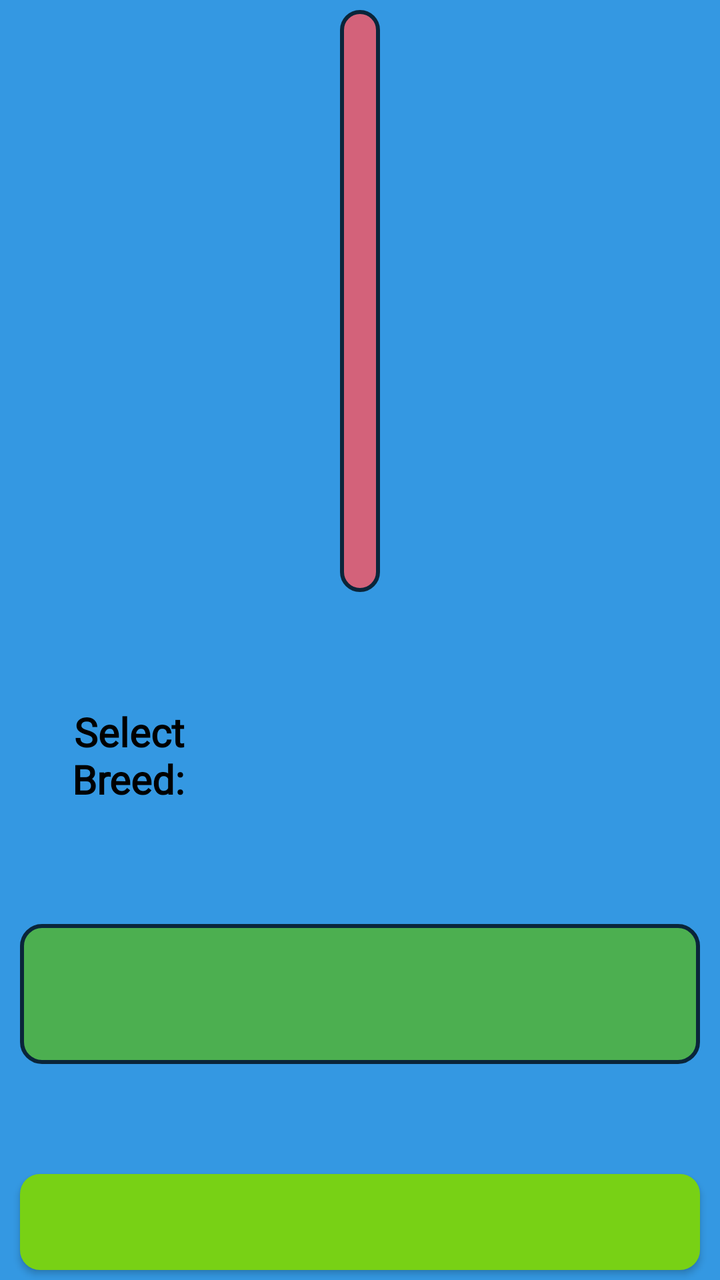
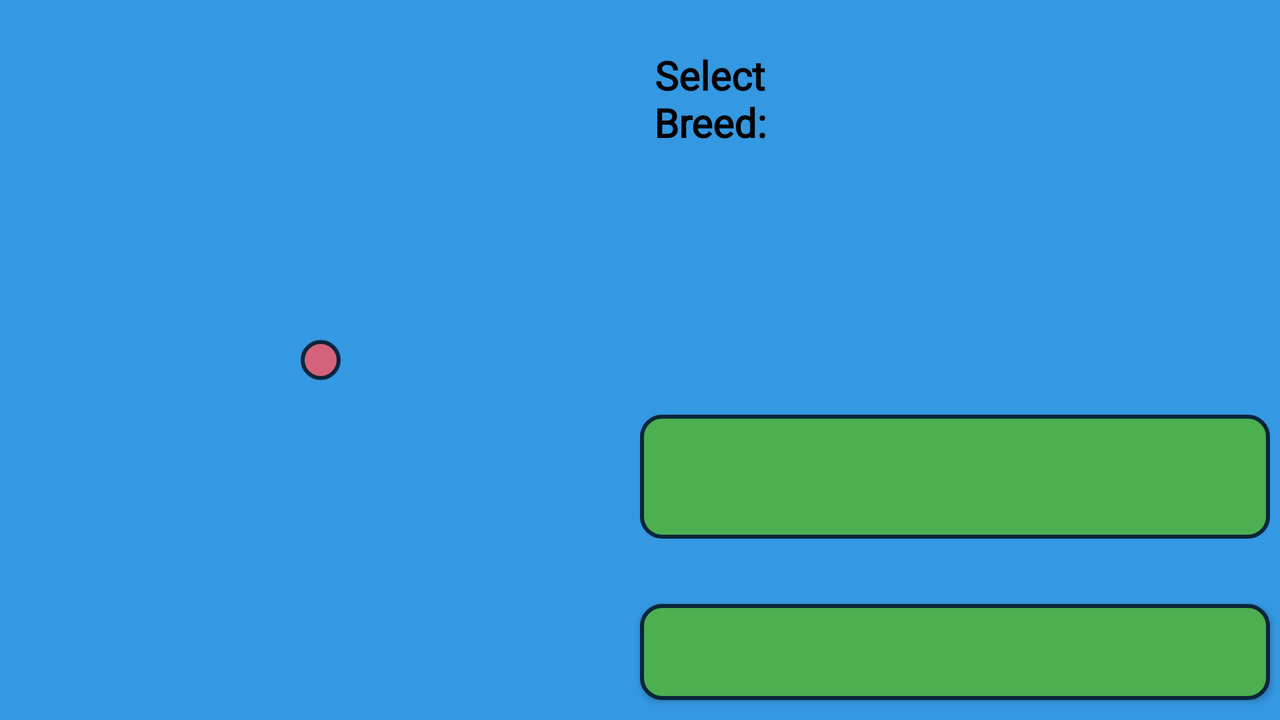

First picture: res/layout/ on a phone held upright. Second picture: the repository's own variant of that layout, on a device whose configuration matches the variant's folder. Source for both follows.
<!-- AndroidManifest.xml: application theme AppTheme -->
<!-- res/layout/activity_identify_breed.xml -->
<?xml version="1.0" encoding="utf-8"?>
<androidx.constraintlayout.widget.ConstraintLayout xmlns:android="http://schemas.android.com/apk/res/android"
    xmlns:app="http://schemas.android.com/apk/res-auto"
    xmlns:tools="http://schemas.android.com/tools"
    android:layout_width="match_parent"
    android:layout_height="match_parent"
    android:background="@color/background_clr"
    tools:context=".IdentifyBreed">


    <LinearLayout
        android:id="@+id/linearLayout8"
        android:layout_width="match_parent"
        android:layout_height="0dp"
        android:baselineAligned="false"
        android:gravity="center|center_vertical"
        android:orientation="vertical"
        app:layout_constraintBottom_toTopOf="@+id/breed_button_id"
        app:layout_constraintEnd_toEndOf="parent"
        app:layout_constraintStart_toStartOf="parent"
        app:layout_constraintTop_toTopOf="parent">

        <LinearLayout
            android:id="@+id/linearLayout2"
            android:layout_width="match_parent"
            android:layout_height="0dp"
            android:layout_marginTop="5dp"
            android:layout_weight="1"
            android:gravity="center"
            android:orientation="vertical"
            app:layout_constraintEnd_toEndOf="parent"
            app:layout_constraintStart_toStartOf="parent"
            app:layout_constraintTop_toTopOf="parent">

            <ImageView
                android:id="@+id/image_id"
                android:layout_width="wrap_content"
                android:layout_height="match_parent"
                android:adjustViewBounds="true"
                android:background="@drawable/image_style"
                android:contentDescription="@string/identify_breed_image_view"
                android:padding="10dp"
                android:scaleType="fitCenter"
                android:src="@drawable/dogo_beagle_7"
                tools:layout_editor_absoluteX="68dp" />


        </LinearLayout>


        <LinearLayout
            android:id="@+id/linearLayout7"
            android:layout_width="match_parent"
            android:layout_height="0dp"
            android:layout_weight="1"
            android:orientation="vertical"
            app:layout_constraintBottom_toTopOf="@+id/breed_button_id"
            app:layout_constraintEnd_toEndOf="parent"
            app:layout_constraintStart_toStartOf="parent">


            <LinearLayout
                android:id="@+id/linearLayout4"
                android:layout_width="match_parent"
                android:layout_height="wrap_content"
                android:layout_gravity="center"
                android:layout_marginTop="10dp"
                android:gravity="center"
                android:orientation="vertical"
                app:layout_constraintTop_toBottomOf="@+id/linearLayout5">


                <TextView
                    android:id="@+id/text_breed_id"
                    android:layout_width="wrap_content"
                    android:layout_height="0dp"
                    android:layout_gravity="center|top"
                    android:layout_weight="1"
                    android:fontFamily="@font/fredericka_the_great"
                    android:textAlignment="center"
                    android:textColor="@color/color_bright_blue"
                    android:textSize="24sp"
                    android:textStyle="bold"
                    app:layout_constraintBottom_toTopOf="@+id/breed_button_id"
                    app:layout_constraintEnd_toEndOf="parent"
                    app:layout_constraintStart_toStartOf="parent"
                    app:layout_constraintTop_toBottomOf="@+id/linearLayout4">


                </TextView>


            </LinearLayout>

            <LinearLayout
                android:id="@+id/linearLayout5"
                android:layout_width="match_parent"
                android:layout_height="wrap_content"
                android:layout_marginLeft="10dp"
                android:layout_marginTop="10dp"
                android:layout_marginRight="10dp"
                android:baselineAligned="false"
                android:orientation="horizontal"
                app:layout_constraintEnd_toEndOf="parent"
                app:layout_constraintTop_toTopOf="parent">

                <LinearLayout
                    android:id="@+id/spinner_Label_Layout"
                    android:layout_width="0dp"
                    android:layout_height="match_parent"
                    android:layout_weight="1"
                    android:orientation="horizontal">

                    <TextView
                        android:id="@+id/label_spinner"
                        android:layout_width="match_parent"
                        android:layout_height="wrap_content"
                        android:layout_gravity="center_vertical"
                        android:fontFamily="@font/fredericka_the_great"
                        android:gravity="end"
                        android:text="@string/select_breed"
                        android:textColor="@color/text_clr"
                        android:textSize="20sp"
                        android:textStyle="bold" />
                </LinearLayout>

                <LinearLayout
                    android:id="@+id/spinner_Layout"
                    android:layout_width="0dp"
                    android:layout_height="match_parent"
                    android:layout_marginLeft="5dp"
                    android:layout_marginRight="5dp"
                    android:layout_weight="2"
                    android:orientation="horizontal">

                    <Spinner
                        android:id="@+id/spinner_id"
                        style="@style/Platform.Widget.AppCompat.Spinner"
                        android:layout_width="match_parent"
                        android:layout_height="wrap_content"
                        android:layout_gravity="center_horizontal|center_vertical"
                        android:layout_marginStart="5dp"
                        android:background="@drawable/round_button_sml1"
                        android:dropDownWidth="wrap_content"
                        android:dropDownSelector="@color/breed_clr"
                        android:gravity="center|center_horizontal|fill_horizontal"
                        android:isScrollContainer="true"
                        android:popupBackground="@color/spinner_dropdown_clr"
                        android:spinnerMode="dropdown"
                        android:textAlignment="center"
                        android:textSize="24sp"
                        tools:visibility="visible">


                    </Spinner>
                </LinearLayout>

                <LinearLayout
                    android:id="@+id/countDownLayout"
                    android:layout_width="0dp"
                    android:layout_height="match_parent"
                    android:layout_weight="1"
                    android:orientation="horizontal">

                    <TextView
                        android:id="@+id/countdown_id"
                        android:layout_width="match_parent"
                        android:layout_height="wrap_content"
                        android:baselineAligned="false"
                        android:fontFamily="@font/fredericka_the_great"
                        android:gravity="center"
                        android:textSize="44sp"
                        android:visibility="invisible"
                        app:layout_constraintEnd_toEndOf="parent"
                        app:layout_constraintTop_toTopOf="parent" />
                </LinearLayout>


            </LinearLayout>


            <LinearLayout
                android:id="@+id/correct_layout_id"
                android:layout_width="match_parent"
                android:layout_height="match_parent"
                android:layout_gravity="center_horizontal|center_vertical"
                android:layout_marginLeft="10dp"
                android:layout_marginRight="10dp"
                android:gravity="center_horizontal">

                <TextView
                    android:id="@+id/text_correct_id"
                    android:layout_width="match_parent"
                    android:layout_height="70dp"
                    android:layout_gravity="center"
                    android:background="@drawable/round_button_sml2"
                    android:fontFamily="@font/fredericka_the_great"
                    android:gravity="center"
                    android:maxLines="1"
                    android:textSize="40sp"
                    android:visibility="visible"
                    tools:layout_editor_absoluteX="205dp"
                    tools:layout_editor_absoluteY="277dp">

                </TextView>
            </LinearLayout>

        </LinearLayout>


    </LinearLayout>


    <Button
        android:id="@+id/breed_button_id"
        android:layout_width="match_parent"
        android:layout_height="wrap_content"
        android:layout_marginLeft="10dp"
        android:layout_marginRight="10dp"
        android:layout_marginBottom="5dp"
        android:background="@drawable/round_button_sml6"
        android:fontFamily="@font/fredericka_the_great"
        android:onClick="onSubmit"
        android:textColor="@color/colorPrimaryDark"
        android:textSize="24sp"
        android:textStyle="bold"
        app:layout_constraintBottom_toBottomOf="parent"
        app:layout_constraintEnd_toEndOf="parent"
        app:layout_constraintStart_toStartOf="parent">

    </Button>


    <TextView
        android:id="@+id/textView"
        android:layout_width="wrap_content"
        android:layout_height="wrap_content"
        app:layout_constraintBottom_toBottomOf="parent"
        app:layout_constraintEnd_toEndOf="parent"
        app:layout_constraintStart_toStartOf="parent"
        app:layout_constraintTop_toTopOf="parent">

    </TextView>

    <androidx.constraintlayout.widget.Barrier
        android:id="@+id/barrier"
        android:layout_width="wrap_content"
        android:layout_height="wrap_content"
        app:barrierDirection="top" />


</androidx.constraintlayout.widget.ConstraintLayout>
<!-- resources referenced by this layout -->
<resources>
  <color name="background_clr">#3498E2</color>
  <color name="breed_clr">#BCD81B</color>
  <color name="colorPrimaryDark">#0A253A</color>
  <color name="color_bright_blue">#49DBFA</color>
  <color name="spinner_dropdown_clr">#D0919B</color>
  <color name="text_clr">#000000</color>
  <!-- drawable image_style (drawable) -->
  <?xml version="1.0" encoding="UTF-8"?>
  <shape xmlns:android="http://schemas.android.com/apk/res/android">
      <solid android:color="@color/search_clr" />
      <stroke android:width="2dp" android:color="@color/colorPrimaryDark" />
      <padding android:left="1dp" android:top="1dp" android:right="1dp"
          android:bottom="1dp" />
      <corners android:radius="10dp"/>
  </shape>
  <!-- drawable round_button_sml1 (drawable) -->
  <?xml version="1.0" encoding="utf-8"?>
  <shape xmlns:android="http://schemas.android.com/apk/res/android"
      android:shape="rectangle">
      <solid android:color="@color/breed_clr"/>
      <corners android:radius="10dp"/>
  </shape>
  <!-- drawable round_button_sml2 (drawable) -->
  <?xml version="1.0" encoding="utf-8"?>
  <shape xmlns:android="http://schemas.android.com/apk/res/android"
      android:shape="rectangle">
      <solid android:color="@color/text_correct_clr"/>
      <corners android:radius="10dp"/>
      <stroke android:width="2dp" android:color="@color/colorPrimaryDark" />
      <padding android:left="1dp" android:top="1dp" android:right="1dp"
          android:bottom="1dp" />
  </shape>
  <!-- drawable round_button_sml6 (drawable) -->
  <?xml version="1.0" encoding="utf-8"?>
  <shape xmlns:android="http://schemas.android.com/apk/res/android"
      android:shape="rectangle">
      <solid android:color="@color/dog_clr"/>
      <corners android:radius="10dp"/>
  </shape>
  <string name="identify_breed_image_view">Identify Breed Image View</string>
  <string name="select_breed">Select Breed:</string>
  <style name="AppTheme" parent="Theme.AppCompat.Light.DarkActionBar">
          
          <item name="colorPrimary">@color/colorPrimary</item>
          <item name="colorPrimaryDark">@color/colorPrimaryDark</item>
          <item name="colorAccent">@color/colorAccent</item>
          
          
      </style>
  <color name="search_clr">#D3627A</color>
  <color name="text_correct_clr">#4CAF50</color>
  <color name="dog_clr">#78D115</color>
  <color name="colorPrimary">#1C5D96</color>
  <color name="colorAccent">#D81B60</color>
</resources>
<!-- res/layout-land/activity_identify_breed.xml (the repository's variant of the layout above) -->
<!-- drawn on the phone turned sideways -->
<?xml version="1.0" encoding="utf-8"?>
<androidx.constraintlayout.widget.ConstraintLayout xmlns:android="http://schemas.android.com/apk/res/android"
    xmlns:app="http://schemas.android.com/apk/res-auto"
    xmlns:tools="http://schemas.android.com/tools"
    android:layout_width="match_parent"
    android:layout_height="match_parent"
    android:layout_gravity="center"
    android:background="@color/background_clr"
    tools:context=".IdentifyBreed">


    <LinearLayout
        android:id="@+id/linearLayout6"
        android:layout_width="0dp"
        android:layout_height="0dp"
        android:layout_marginStart="1dp"
        android:layout_marginLeft="1dp"
        android:layout_marginEnd="1dp"
        android:layout_marginRight="1dp"
        android:baselineAligned="false"
        android:orientation="horizontal"
        app:layout_constraintBottom_toBottomOf="parent"
        app:layout_constraintEnd_toEndOf="parent"
        app:layout_constraintStart_toStartOf="parent"
        app:layout_constraintTop_toTopOf="parent">

        <LinearLayout
            android:id="@+id/linearLayout2"
            android:layout_width="match_parent"
            android:layout_height="match_parent"
            android:layout_weight="1"
            android:gravity="center"
            android:orientation="vertical"
            android:padding="10dp"
            app:layout_constraintStart_toStartOf="parent"
            app:layout_constraintTop_toTopOf="parent">

            <ImageView
                android:id="@+id/image_id"
                android:layout_width="wrap_content"
                android:layout_height="wrap_content"
                android:adjustViewBounds="true"
                android:background="@drawable/image_style"
                android:contentDescription="@string/identify_breed_image_view"
                android:padding="10dp"
                android:scaleType="fitCenter"
                android:src="@drawable/dogo_beagle_7"
                tools:layout_editor_absoluteX="68dp" />

        </LinearLayout>

        <LinearLayout
            android:id="@+id/important_linearLayout"
            android:layout_width="match_parent"
            android:layout_height="match_parent"
            android:layout_weight="1"
            android:orientation="vertical">


        </LinearLayout>

    </LinearLayout>


    <LinearLayout
        android:id="@+id/linearLayout5"
        android:layout_width="0dp"
        android:layout_height="wrap_content"
        android:layout_marginTop="20dp"
        android:baselineAligned="false"
        android:orientation="horizontal"
        app:layout_constraintEnd_toEndOf="parent"
        app:layout_constraintStart_toStartOf="@+id/dummyTvCentre"
        app:layout_constraintTop_toTopOf="parent">

        <LinearLayout
            android:id="@+id/spinner_Label_Layout"
            android:layout_width="0dp"
            android:layout_height="match_parent"
            android:layout_marginEnd="10dp"
            android:layout_weight="1"
            android:orientation="horizontal">

            <TextView
                android:id="@+id/label_spinner"
                android:layout_width="wrap_content"
                android:layout_height="wrap_content"
                android:layout_gravity="center_vertical"
                android:fontFamily="@font/fredericka_the_great"
                android:gravity="center"
                android:maxLines="2"
                android:text="@string/select_breed"
                android:textColor="@color/text_clr"
                android:textSize="20sp"
                android:textStyle="bold" />
        </LinearLayout>

        <LinearLayout
            android:id="@+id/spinner_Layout"
            android:layout_width="0dp"
            android:layout_height="match_parent"
            android:layout_marginStart="10dp"
            android:layout_marginLeft="10dp"
            android:layout_weight="2"
            android:orientation="horizontal">

            <Spinner
                android:id="@+id/spinner_id"
                style="@style/Platform.Widget.AppCompat.Spinner"
                android:layout_width="wrap_content"
                android:layout_height="wrap_content"
                android:layout_gravity="center_horizontal|center_vertical"
                android:layout_marginStart="5dp"
                android:layout_marginLeft="5dp"
                android:background="@drawable/round_button_sml1"
                android:dropDownWidth="wrap_content"
                android:dropDownSelector="@color/breed_clr"
                android:gravity="center|center_horizontal|fill_horizontal"
                android:isScrollContainer="true"
                android:popupBackground="@color/spinner_dropdown_clr"
                android:spinnerMode="dropdown"
                android:textAlignment="center"
                android:textSize="24sp"
                tools:visibility="visible">


            </Spinner>
        </LinearLayout>

        <LinearLayout
            android:id="@+id/countDownLayout"
            android:layout_width="0dp"
            android:layout_height="match_parent"
            android:layout_marginEnd="20dp"
            android:layout_marginRight="20dp"
            android:layout_weight="1"
            android:orientation="horizontal">

            <TextView
                android:id="@+id/countdown_id"
                android:layout_width="match_parent"
                android:layout_height="wrap_content"
                android:baselineAligned="false"
                android:fontFamily="@font/fredericka_the_great"
                android:gravity="end"
                android:textSize="44sp"
                android:visibility="invisible"
                app:layout_constraintEnd_toEndOf="parent"
                app:layout_constraintTop_toTopOf="parent" />
        </LinearLayout>


    </LinearLayout>

    <TextView
        android:id="@+id/text_breed_id"
        android:layout_width="0dp"
        android:layout_height="wrap_content"
        android:layout_gravity="center"
        android:layout_marginEnd="5dp"
        android:layout_marginRight="5dp"
        android:baselineAligned="false"
        android:fontFamily="@font/fredericka_the_great"
        android:textAlignment="center"
        android:textColor="@color/color_bright_blue"
        android:textSize="24sp"
        android:textStyle="bold"
        app:layout_constraintBottom_toTopOf="@+id/text_correct_id"
        app:layout_constraintEnd_toEndOf="parent"
        app:layout_constraintStart_toStartOf="@+id/dummyTvCentre"
        app:layout_constraintTop_toBottomOf="@+id/linearLayout5">

    </TextView>


    <TextView
        android:id="@+id/text_correct_id"
        android:layout_width="0dp"
        android:layout_height="wrap_content"
        android:layout_marginEnd="5dp"
        android:layout_marginRight="10dp"
        android:layout_marginBottom="15dp"
        android:background="@drawable/round_button_sml2"
        android:baselineAligned="false"
        android:fontFamily="@font/fredericka_the_great"
        android:gravity="center"
        android:maxLines="1"
        android:textSize="45sp"
        android:visibility="visible"
        app:layout_constraintBottom_toTopOf="@+id/breed_button_id"
        app:layout_constraintEnd_toEndOf="parent"
        app:layout_constraintStart_toStartOf="@+id/dummyTvCentre"
        app:layout_constraintTop_toBottomOf="@+id/dummyTvCentreOfCentre">

    </TextView>

    <Button
        android:id="@+id/breed_button_id"
        android:layout_width="0dp"
        android:layout_height="wrap_content"
        android:layout_marginEnd="5dp"
        android:layout_marginRight="10dp"
        android:layout_marginBottom="10dp"
        android:background="@drawable/round_button_sml2"
        android:baselineAligned="false"
        android:fontFamily="@font/fredericka_the_great"
        android:onClick="onSubmit"
        android:textColor="@color/colorPrimaryDark"
        android:textSize="24sp"
        android:textStyle="bold"
        app:layout_constraintBottom_toBottomOf="parent"
        app:layout_constraintEnd_toEndOf="parent"
        app:layout_constraintStart_toEndOf="@+id/dummyTvBottom">

    </Button>


    <TextView
        android:id="@+id/dummyTvCentre"
        android:layout_width="wrap_content"
        android:layout_height="wrap_content"
        app:layout_constraintBottom_toBottomOf="parent"
        app:layout_constraintEnd_toEndOf="@+id/linearLayout6"
        app:layout_constraintStart_toStartOf="@+id/linearLayout6"
        app:layout_constraintTop_toTopOf="parent"></TextView>

    <TextView
        android:id="@+id/dummyTvBottom"
        android:layout_width="wrap_content"
        android:layout_height="wrap_content"
        app:layout_constraintBottom_toBottomOf="parent"
        app:layout_constraintEnd_toEndOf="parent"
        app:layout_constraintStart_toStartOf="parent">

    </TextView>

    <TextView
        android:id="@+id/dummyTvCentreOfCentre"
        android:layout_width="wrap_content"
        android:layout_height="wrap_content"
        app:layout_constraintBottom_toBottomOf="parent"
        app:layout_constraintEnd_toEndOf="parent"
        app:layout_constraintStart_toStartOf="@+id/text_correct_id"
        app:layout_constraintTop_toTopOf="parent">

    </TextView>


</androidx.constraintlayout.widget.ConstraintLayout>
<!-- resources referenced by the variant -->
<!-- as the phone turned sideways resolves them -->
<resources>
  <color name="background_clr">#3498E2</color>
  <color name="breed_clr">#BCD81B</color>
  <color name="colorPrimaryDark">#0A253A</color>
  <color name="color_bright_blue">#49DBFA</color>
  <color name="spinner_dropdown_clr">#D0919B</color>
  <color name="text_clr">#000000</color>
  <!-- drawable image_style (drawable) -->
  <?xml version="1.0" encoding="UTF-8"?>
  <shape xmlns:android="http://schemas.android.com/apk/res/android">
      <solid android:color="@color/search_clr" />
      <stroke android:width="2dp" android:color="@color/colorPrimaryDark" />
      <padding android:left="1dp" android:top="1dp" android:right="1dp"
          android:bottom="1dp" />
      <corners android:radius="10dp"/>
  </shape>
  <!-- drawable round_button_sml1 (drawable) -->
  <?xml version="1.0" encoding="utf-8"?>
  <shape xmlns:android="http://schemas.android.com/apk/res/android"
      android:shape="rectangle">
      <solid android:color="@color/breed_clr"/>
      <corners android:radius="10dp"/>
  </shape>
  <!-- drawable round_button_sml2 (drawable) -->
  <?xml version="1.0" encoding="utf-8"?>
  <shape xmlns:android="http://schemas.android.com/apk/res/android"
      android:shape="rectangle">
      <solid android:color="@color/text_correct_clr"/>
      <corners android:radius="10dp"/>
      <stroke android:width="2dp" android:color="@color/colorPrimaryDark" />
      <padding android:left="1dp" android:top="1dp" android:right="1dp"
          android:bottom="1dp" />
  </shape>
  <string name="identify_breed_image_view">Identify Breed Image View</string>
  <string name="select_breed">Select Breed:</string>
  <style name="AppTheme" parent="Theme.AppCompat.Light.DarkActionBar">
          
          <item name="colorPrimary">@color/colorPrimary</item>
          <item name="colorPrimaryDark">@color/colorPrimaryDark</item>
          <item name="colorAccent">@color/colorAccent</item>
          
          
      </style>
  <color name="search_clr">#D3627A</color>
  <color name="text_correct_clr">#4CAF50</color>
  <color name="colorPrimary">#1C5D96</color>
  <color name="colorAccent">#D81B60</color>
</resources>
